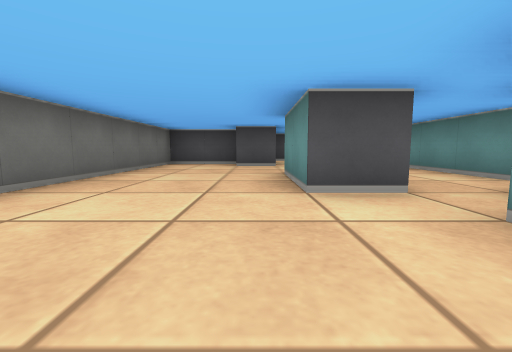
[1] (above)

23 first-person views from a walk through a cub3D level. The camera is about half as high as the walls, tilts 6° down and sees 90° across. The floor is counted in squares. Each view is taken from the middle of a square. On the plan, view 1 faces up. The plan holds only what a view shows up to about 9 squares ahead; the rest is blank.

[2]
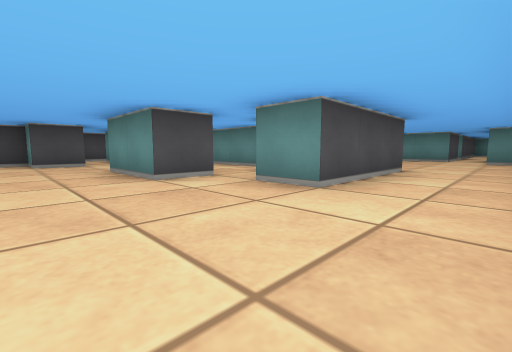

[3]
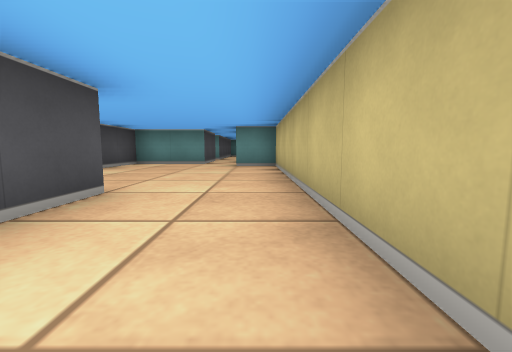

[4]
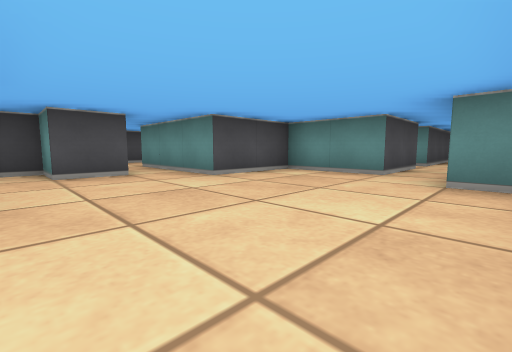

[5]
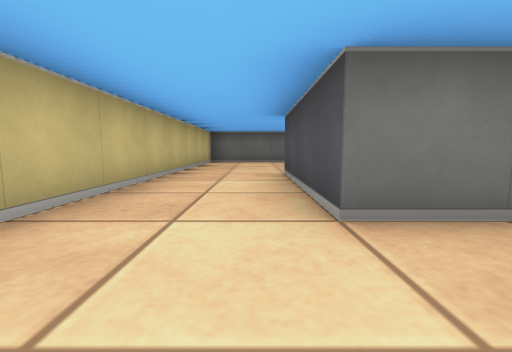

[6]
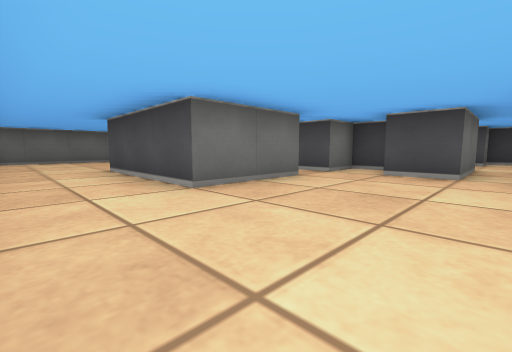

[7]
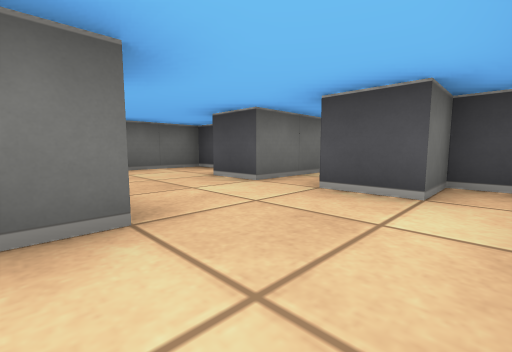

[8]
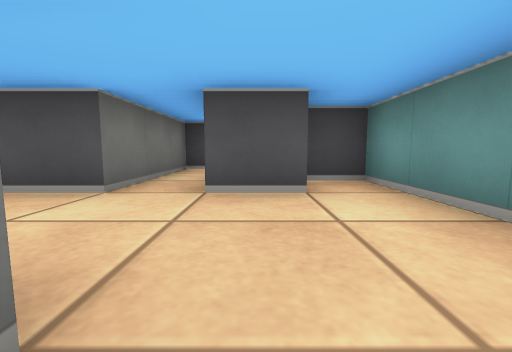

[9]
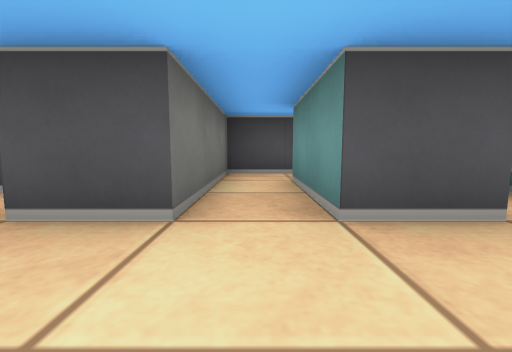

[10]
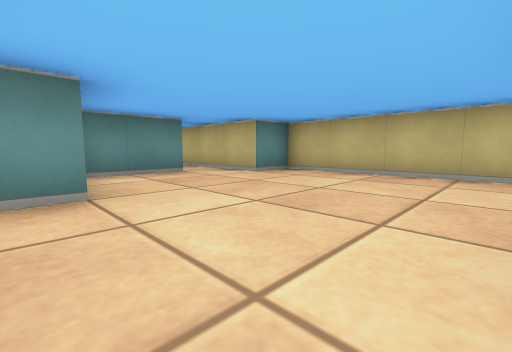

[11]
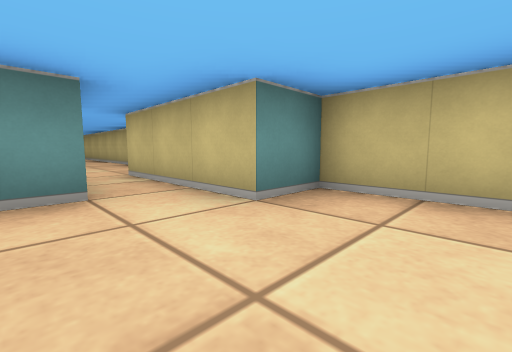

[12]
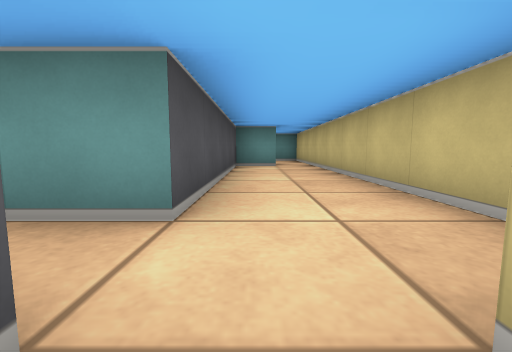

[13]
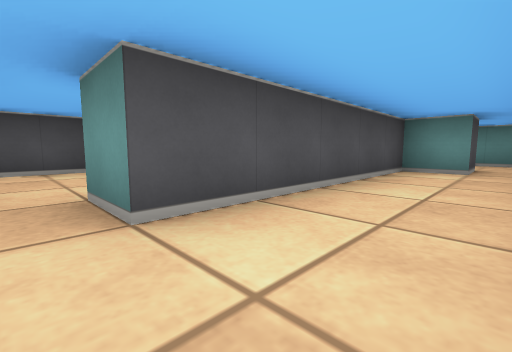

[14]
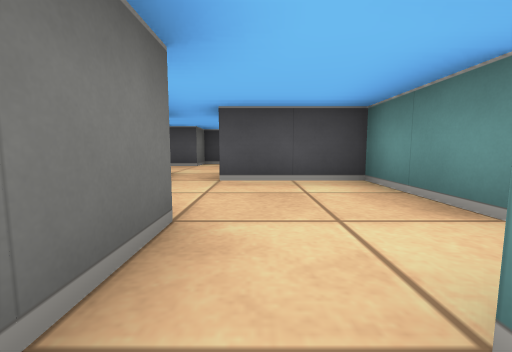

[15]
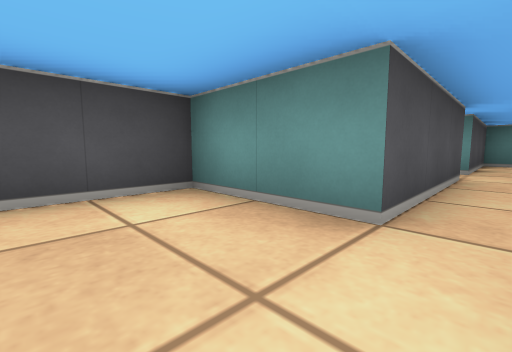

[16]
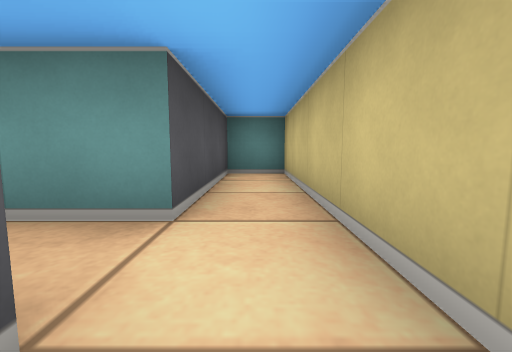

[17]
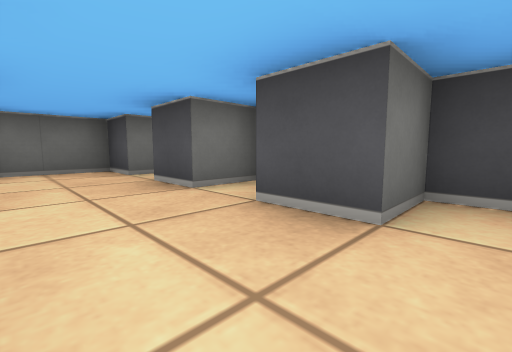

[18]
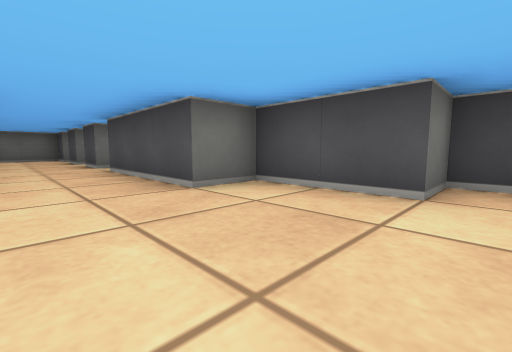

[19]
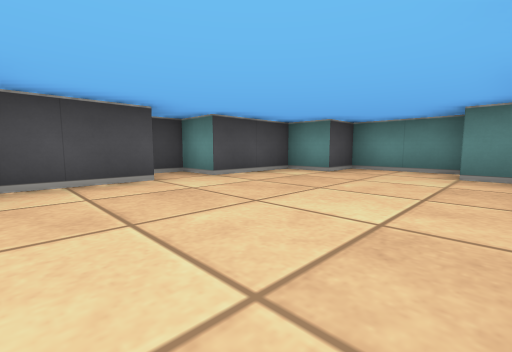

[20]
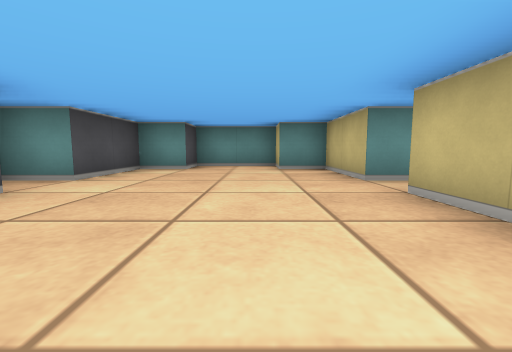

[21]
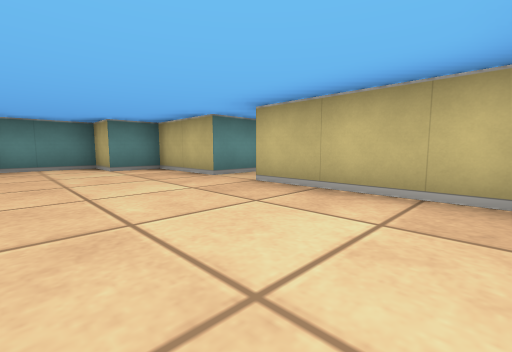

[22]
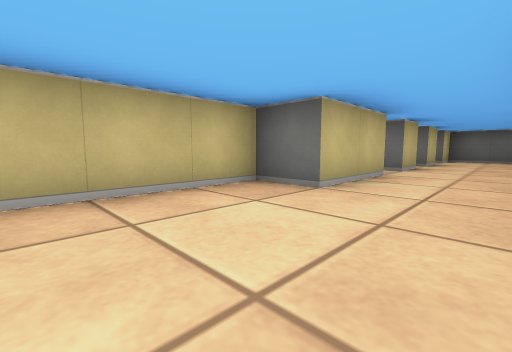

[23]
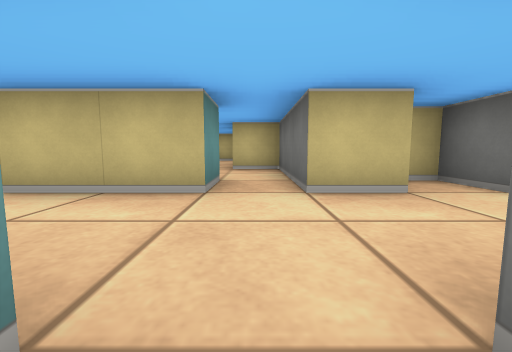

### Floor plan
Points are (right, up) in squares from view 1. A wall is a line through its corners. A room is listed if a view was taken in it or the views show most of it. See-through windows are left out.
Room 1 (views 1, 2, 7, 8, 9)
walls: (1.6, 2.5) (0.5, 2.5) (0.5, 4.5); (1.5, 4.6) (1.5, 3.9); (1.5, 0.5) (1.5, 1.5); (3.5, 3.5) (3.5, 7.5) (2.5, 7.5) (2.5, 6.5) (1.5, 6.5) (1.5, 8.5); (0.5, 8.5) (0.5, 6.5) (-0.5, 6.5) (-0.5, 7.5) (-2.5, 7.5) (-2.5, -1.5) (0.5, -1.5)
ways out: opening at (1.5, -0.5) to room 2; opening at (4, 3) to room 2; opening at (1, 7.5)
Room 2 (views 3, 4, 5, 6, 10, 11)
walls: (4.5, 2.5) (4.5, 0.5) (1.5, 0.5); (9.5, 0.5) (9.5, 2.5) (7.5, 2.5) (7.5, 5.5); (6.5, 5.5) (6.5, 3.5) (5.5, 3.5) (5.5, 4.5) (4.5, 4.5) (4.5, 3.5) (3.5, 3.5); (0.5, -1.5) (8.5, -1.5) (8.5, -0.5) (9.5, -0.5)
ways out: opening at (1.5, -0.5) to room 1; opening at (4, 3) to room 1; opening at (10.5, 0) to room 3; opening at (7, 4.5) to room 7
Room 3 (views 12, 13, 14)
walls: (12.5, -1.5) (17.5, -1.5); (11.5, 0.5) (9.5, 0.5); (17.5, -0.5) (17.5, 0.5) (12.5, 0.5) (12.5, 1.5); (9.5, -0.5) (11.5, -0.5)
ways out: opening at (10.5, 0) to room 2; opening at (12, 1) to room 4; opening at (18, -1) to room 8
Room 4 (views 15, 16)
walls: (16.4, 1.5) (20.5, 1.5) (20.5, 2.5) (17.5, 2.5) (17.5, 4.5); (16.5, 2.5) (13.5, 2.5) (13.5, 4.5) (11.5, 4.5) (11.5, 5.5); (10.5, 5.5) (10.5, 2.5) (11.5, 2.5) (11.5, 1.4)
ways out: opening at (12, 1) to room 3; opening at (11, 5) to room 5; opening at (17, 3.5) to room 5
Room 5 (views 17, 18, 19, 20, 21, 22, 23)
walls: (17.5, 4.5) (19.5, 4.5) (19.5, 5.5) (20.5, 5.5) (20.5, 7.5) (19.5, 7.5) (19.5, 8.5) (17.5, 8.5) (17.5, 9.5) (16.5, 9.5) (16.5, 8.5) (14.5, 8.5) (14.5, 7.5) (11.5, 7.5); (11.5, 5.5) (13.5, 5.5) (13.5, 4.5) (16.5, 4.5); (11.1, 8.5) (10.5, 8.5) (10.5, 7.5)
ways out: opening at (11, 5) to room 4; opening at (17, 3.5) to room 4; opening at (10, 6.5) to room 6
Room 6 (no view inside)
walls: (9.4, 5.5) (10.5, 5.5); (8.5, 8.5) (8.5, 7.5) (7.5, 7.5); (10.5, 7.5) (9.5, 7.5); (7.5, 5.5) (8.5, 5.5) (8.5, 4.5) (9, 4.5)
ways out: opening at (10, 6.5) to room 5; opening at (8, 6.5) to room 7
Room 7 (no view inside)
walls: (7, 8.5) (6.5, 8.5) (6.5, 7.5) (5.5, 7.5) (5.5, 5.5) (6.5, 5.5)
ways out: opening at (7, 4.5) to room 2; opening at (8, 6.5) to room 6
Room 8 (no view inside)
walls: (18.5, -0.5) (17.5, -0.5); (20.5, -1) (20.5, -0.2); (17.5, -1.5) (20, -1.5)
ways out: opening at (18, -1) to room 3

Where each view was taken, in squares from view 1:
view 1: 0 up, 0 right, facing up
view 2: 1 down, 1 left, facing up-right
view 3: 1 down, 2 right, facing right
view 4: 1 down, 5 right, facing up-right
view 5: 0 up, 6 right, facing left
view 6: 1 down, 7 right, facing up-left
view 7: 4 up, 3 right, facing up-left
view 8: 4 up, 2 right, facing up
view 9: 5 up, 1 right, facing up
view 10: 3 up, 5 right, facing down-right
view 11: 1 up, 7 right, facing down-right
view 12: 0 up, 11 right, facing right
view 13: 1 down, 12 right, facing up-right
view 14: 1 up, 12 right, facing up
view 15: 2 up, 12 right, facing up-right
view 16: 2 up, 16 right, facing right
view 17: 6 up, 11 right, facing up-left
view 18: 6 up, 17 right, facing up-left
view 19: 5 up, 15 right, facing up-right
view 20: 6 up, 14 right, facing right
view 21: 7 up, 14 right, facing down-right
view 22: 7 up, 16 right, facing down-left
view 23: 8 up, 11 right, facing down
